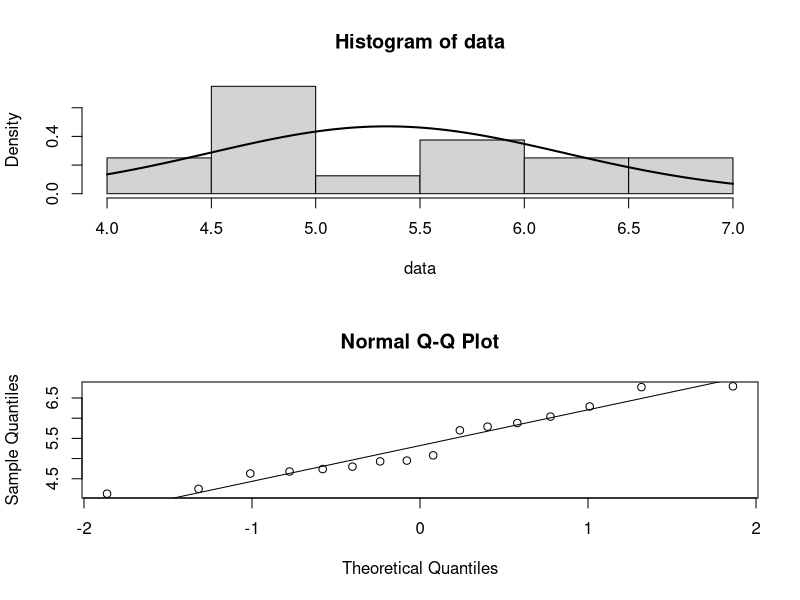

R code for this plot: (Note: this script raises an error after producing the figure.)
# Exercise 5.1
data <- c(4.68, 4.13, 4.8, 4.63, 5.08, 5.79, 6.29, 6.79,
          4.93, 4.25, 5.7, 4.74, 5.88, 6.77, 6.04, 4.95)

# a
par(mfrow = c(2, 1))

hist(data, freq = F)
curve(dnorm(x, mean = mean(data), sd = sd(data)), add = T, lwd = 2)

qqnorm(data)
qqline(data)
dev.off()

# b
sample_mean <- mean(data)
sample_size <- length(data)
known_standard_deviation <- 0.85
alpha <- 0.05
z_score <- qnorm(1 - alpha / 2)
(ci <- c(sample_mean - known_standard_deviation / sqrt(sample_size) * z_score,
         sample_mean + known_standard_deviation / sqrt(sample_size) * z_score))
rm(list = ls())

# c
sample_mean <- mean(data)
sample_size <- length(data)
sample_standard_deviation <- sd(data)
alpha <- 0.05
t_score <- qt(1 - alpha / 2, sample_size - 1)
(ci <- c(sample_mean - sample_standard_deviation / sqrt(sample_size) * t_score,
        sample_mean + sample_standard_deviation / sqrt(sample_size) * t_score))
rm(list = ls())

# d
sample_size <- length(data)
sample_standard_deviation <- sd(data)
alpha <- 0.05
a <- qchisq(1 - alpha / 2, sample_size - 1)
b <- qchisq(alpha / 2, sample_size - 1)
(ci_var <- c((sample_size - 1)^2 / a, (sample_size - 1)^2 / b))
(ci_sd <- sqrt(ci_var))
rm(list = ls())
